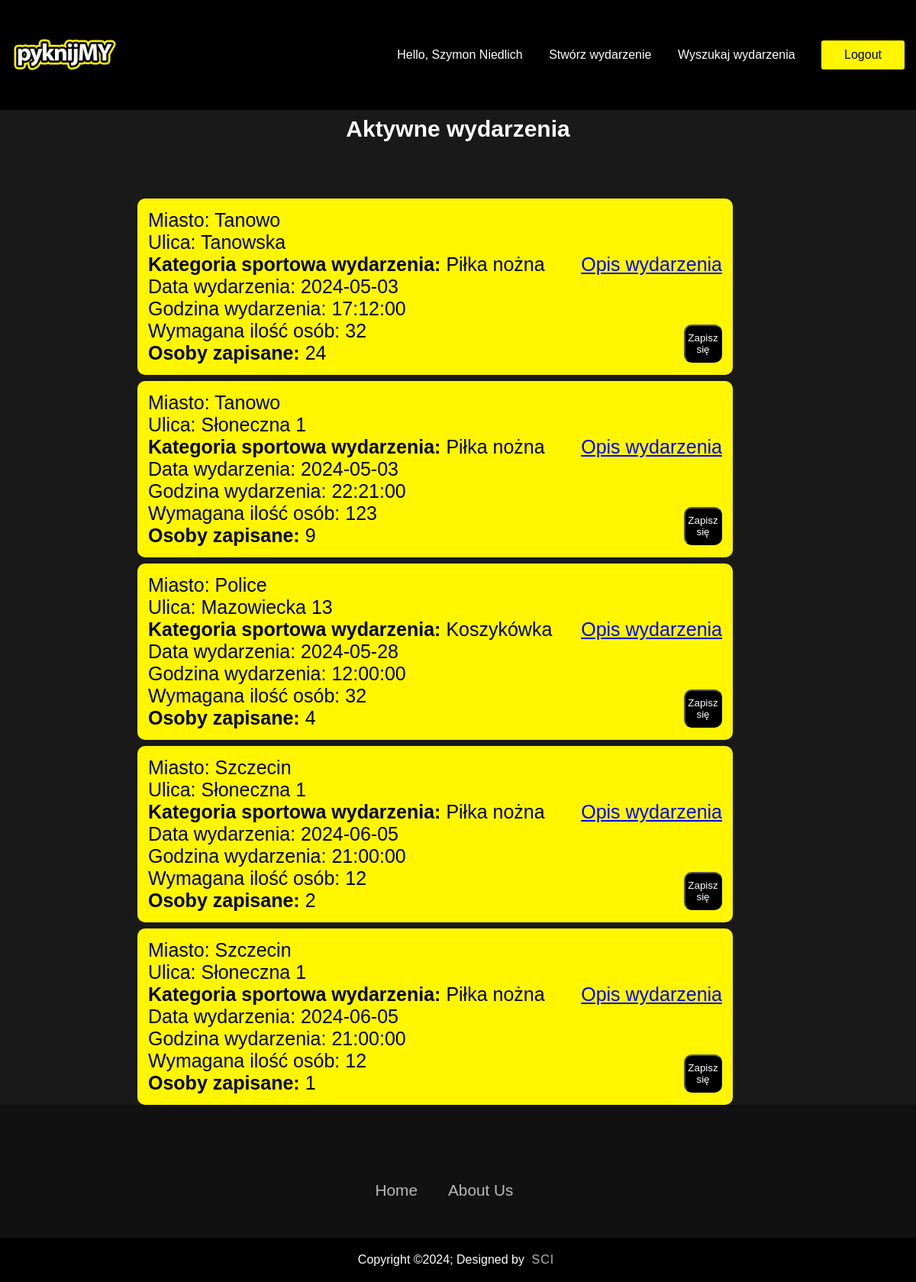
Page /index.php (signed in) on the committed database.
### tables this page shows
CREATE TABLE `users` (
  `id` bigint(20) UNSIGNED NOT NULL,
  `user_id` bigint(20) NOT NULL,
  `user_name` varchar(100) NOT NULL,
  `password` varchar(100) NOT NULL,
  `date` timestamp NOT NULL DEFAULT current_timestamp() ON UPDATE current_timestamp(),
  `about_me` text NOT NULL
);

CREATE TABLE `wydarzenia` (
  `id` int(11) UNSIGNED NOT NULL,
  `miasto` text NOT NULL,
  `ulica` text NOT NULL,
  `data` date NOT NULL,
  `godzina` time NOT NULL,
  `osoby_zapisane` int(11) NOT NULL,
  `max_osoby` int(11) NOT NULL,
  `opis` text NOT NULL,
  `kategoria` text NOT NULL
);

### login/functions.php (called while the page is built, shortened)
<?php
function check_login($con)
{
	if(isset($_SESSION['user_id']))
	{
		$id = $_SESSION['user_id'];
		$query = "select * from users where user_id = '$id' limit 1";
		$result = mysqli_query($con,$query);
		if($result && mysqli_num_rows($result) > 0)
		{
			$user_data = mysqli_fetch_assoc($result);
			return $user_data;
		}
	}
	die;
}

### php/wyswietlanie.php (the view, shortened to what this page needs)
<?php
include("login/connection.php");
	$wynik = mysqli_query($conn, "SELECT * from wydarzenia ORDER BY data, godzina");
	 function funkcja($result) {
		 while ($row = mysqli_fetch_assoc($result)) {
			 echo '<div class="klasa">';
			 echo '<div class="mmmm">' . 'Miasto: ', $row['miasto'], ' ';
			 echo '<div class="nnnn">' . 'Ulica: ', $row['ulica'], ' ';
			 echo '</div>';
			 echo '<a class="ogloszenie" href="ogloszenie.php?id=' . $row['id'] . '">';
			 echo 'Opis wydarzenia';
			 echo '</a>';
			 echo '<div class ="hhhh">' . '<b>Kategoria sportowa wydarzenia: </b>' . $row['kategoria'];
			 echo '</div>';
			 echo '<div class="wwww">' . 'Data wydarzenia: ', $row['data'], ' ';
			 echo '</div>';
			 echo '<button class="zapisz" data-wydarzenie="' . $row['id'] . '"onclick="replaceButton(this)">';
			 echo 'Zapisz się';
			 echo '</button>';
			 echo '<div class="tttt">' . 'Godzina wydarzenia: ', $row['godzina'], ' ';
			 echo '</div>';
			 echo '<div class="rrrr">' . 'Wymagana ilość osób: ', $row['max_osoby'], ' ';
			 echo '</div>';
			 echo '<div class="eeee">' . '<b>Osoby zapisane: </b>', $row['osoby_zapisane'], ' ';
			 echo '</div>';
			 echo '</div>';
			 echo '</div>';
		 }
	 }
?>

### index.php (shortened to what this page needs)
<?php
  include("login/connection.php");
  include("login/functions.php");
  $user_data = check_login($conn);
?>
<!DOCTYPE html>
<html lang="pl">
<head>
	<link rel="stylesheet" href="css/styl_pyknijmy.css">
</head>
<body>
<div class = "header">
 <nav>
   <a href = "index.php"><img src="grafika/logopyknijmy.png" class="logo" style="margin-left: 10%;"></a>
    <ul class="nav-links">
		<li><a href="profil.php?id=<?php echo $user_data['id']?>" class="text" style="color: white;">Hello, <?php echo $user_data['user_name']; ?></a></li>
		<li><a href="tworzenie.php">Stwórz wydarzenie</a></li>
		<li><a href="wyszukiwanie.php">Wyszukaj wydarzenia</a></li>
		<li class="btn" style="color: black;">
			<a href="login/logout.php" style="color: black;">Logout</a>
		</li>
	</ul>
  </nav>
	<div class="conteiner">
	<div class="kategoria"><b>Aktywne wydarzenia </b></div>
	<?php
	include("php/wyswietlanie.php");
	funkcja($wynik);
	?>
  </div>
</div>
<footer>
		<div class = "footerContainer">
		 <div class = "footerNav">
		  <ul>
		    <li><a href = "index.php">Home</a></li>
			<li><a href= "https://linktr.ee/beatbuddy">About Us</a></li>
		  </ul>
		 </div>
		</div>
		<div class = "footerBottom">
		  <p>Copyright &copy;2024; Designed by <span class = "designer">SCI</span></p>
		 </div>
		</footer>
</body>
</html>

### css/styl_pyknijmy.css (style rules this page uses)
* { margin: 0; padding: 0; box-sizing: border-box; font-family: "poppins", sans-serif; }
.footerContainer { width: 97%; padding: 70px 30px 20px; }
footer { background-color: #111; bottom:0; width: 100vw; margin-top: auto; }
html { height: 100%; }
body { min-height: 100%; display: flex; flex-direction: column; }
.footerNav { margin: 30px 0; }
.footerNav ul { display: flex; justify-content: center; list-style-type: none; }
.footerNav ul li a { color: white; margin: 20px; text-decoration: none; font-size: 1.3em; opacity: 0.7; transition: 0.5s; }
.footerBottom { background-color: #000; padding:20px; text-align: center; }
.footerBottom p { color: white; }
.designer { opacity: 0.7; text-transform: uppercase; letter-spacing: 1px; font-weight: 400; margin: 0px 5px; }
.header { min-height: 100vh; width: 100vw; background-color: #191919; position: relative; }
nav { display: flex; align-items: center; justify-content: space-between; background: #000000; }
.logo { width: 140px; }
.nav-links { padding: 28px 0; }
.nav-links li { display: inline-block; margin: 0 15px; }
.nav-links li a { text-decoration: none; color: #fff; padding: 5px 0; position: relative; }
.nav-links li a::after { content: ''; background: #fff600; width: 0; height: 2px; position: absolute; bottom: 0; left: 0; transition: width 0.5s; }
.btn { background: #fff600; color: #000; padding: 10px 30px; border-radius: 3px; cursor: pointer; }
.conteiner { width: 100%; height: 100px; }
.kategoria { width: 100%; height: 100px; font-size: 25px; float:left; text-align: center; }
.klasa { border: 4px solid transparent; float: left; padding: 10px; width: 65%; height: auto; margin-top: 1vh; margin-left: 15vw; font-size: 25px; border-radius: 10px; animation: animateFrame 2s linear infinite; background-color: #fff600; }
.ogloszenie { float:right; }
.zapisz { float:right; margin-top: 35px; background-color: #000; color: #fff; cursor: pointer; height: 50px; width:50px; border-radius: 10px; }
.kategoria { color: white; margin-top: 1vh; font-size: 30px; }

### rows in the picture
users: user_name "Szymon Niedlich"
wydarzenia: miasto "Tanowo", ulica "Tanowska", kategoria "Piłka nożna", data "2024-05-03", godzina "17:12:00", max_osoby "32", osoby_zapisane "24"
wydarzenia: miasto "Tanowo", ulica "Słoneczna 1", kategoria "Piłka nożna", data "2024-05-03", godzina "22:21:00", max_osoby "123", osoby_zapisane "9"
wydarzenia: miasto "Police", ulica "Mazowiecka 13", kategoria "Koszykówka", data "2024-05-28", godzina "12:00:00", max_osoby "32", osoby_zapisane "4"
wydarzenia: miasto "Szczecin", ulica "Słoneczna 1", kategoria "Piłka nożna", data "2024-06-05", godzina "21:00:00", max_osoby "12", osoby_zapisane "2"
wydarzenia: miasto "Szczecin", ulica "Słoneczna 1", kategoria "Piłka nożna", data "2024-06-05", godzina "21:00:00", max_osoby "12", osoby_zapisane "1"
